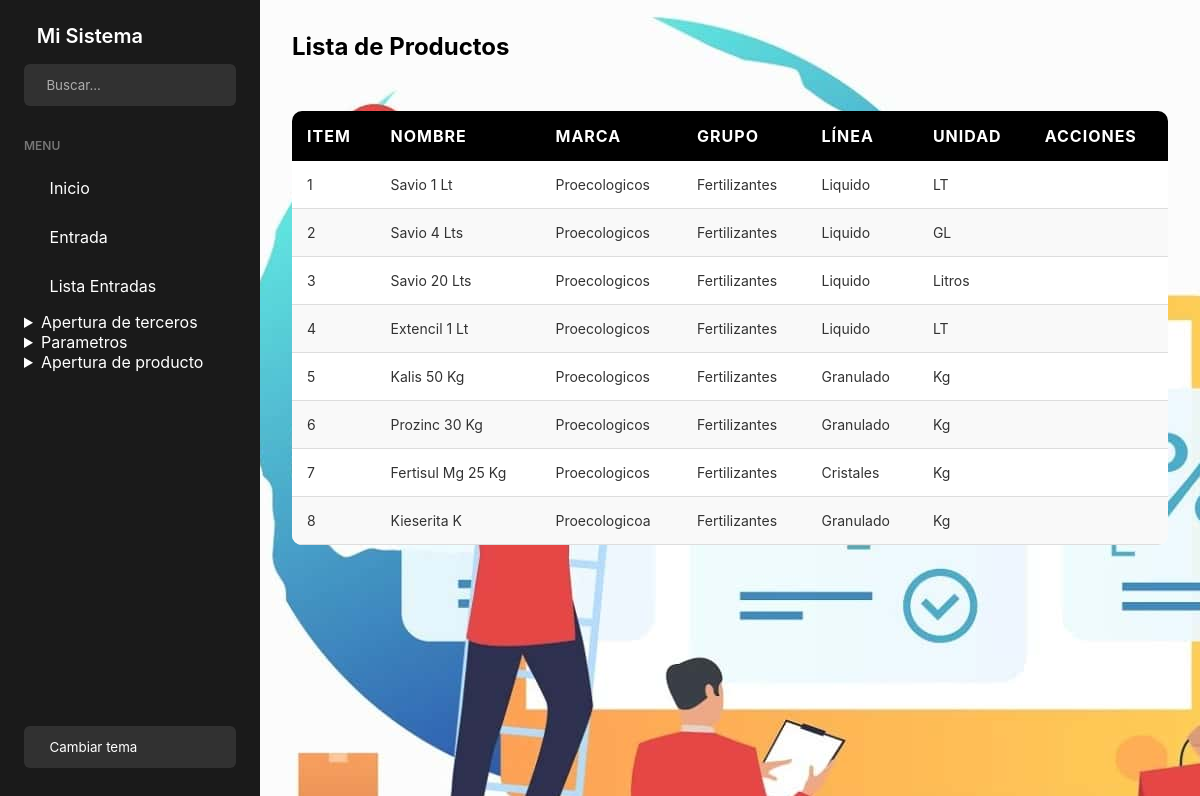
The page /listar_productos/ on the database its author committed.
### app/models.py (models this page shows, shortened)
class Producto(models.Model):
    id_producto = models.CharField(
        max_length=10,
        unique=True,
        default='',
        blank=True,
        primary_key=True
    )
    nombre_producto = models.CharField(max_length=100)
    marca = models.CharField(max_length=100, blank=True, null=True)
    grupo = models.CharField(max_length=100, blank=True, null=True)
    linea = models.CharField(max_length=100, blank=True, null=True)
    unidad = models.CharField(max_length=50, blank=True, null=True)

### app/views.py (the view)
# urls.py: path('listar_productos/', views.listar_productos, name='listar_productos'),
def listar_productos(request):
    productos = Producto.objects.all()
    parametros = ParametrosProducto.objects.all()
    return render(request, 'Productos/Listar_productos.html', {'productos': productos, 'parametros': parametros})

### app/Templates/Productos/listar_productos.html (shortened to what this page needs)
<!DOCTYPE html>
<html lang="es">
<head>
    {% extends 'Home/base.html' %}
    {% block content %}
</head>
<body>
    <h2>Lista de Productos</h2>
    <div class="table-container">
    <table>
        <thead>
            <tr>
                <th>Item</th>
                <th>Nombre</th>
                <th>Marca</th>
                <th>Grupo</th>
                <th>Línea</th>
                <th>Unidad</th>
                <th>Acciones</th>
            </tr>
        </thead>
        <tbody>
            {% for producto in productos %}
                <tr>
                    <td>{{ forloop.counter }}</td>
                    <td>{{ producto.nombre_producto }}</td>
                    <td>{{ producto.marca }}</td>
                    <td>{{ producto.grupo }}</td>
                    <td>{{ producto.linea }}</td>
                    <td>{{ producto.unidad }}</td>
                    <td>
                    </td>
                </tr>
            {% endfor %}
        </tbody>
    </table>
    </div>
    {% endblock %}

### app/static/css/base.css (style rules this page uses)
:root { --primary-color: #5dec6b; --sidebar-width: 260px; --sidebar-collapsed-width: 80px; --header-height: 60px; --sidebar-bg: #1a1a1a; --sidebar-color: #fff; --hover-bg: rgba(93, 236, 107, 0.1); }
* { margin: 0; padding: 0; box-sizing: border-box; font-family: 'Inter', sans-serif; }

### app/Templates/Productos/listar_productos.html (style rules this page uses)
.table-container { margin: 50px auto; max-width: 100%; overflow-x: auto; }
table { width: 100%; border-collapse: collapse; background-color: #ffffff; border-radius: 10px; overflow: hidden; }
thead tr { background-color: black; color: #ffffff; text-align: left; }
thead th { padding: 15px; font-size: 16px; text-transform: uppercase; letter-spacing: 1px; }
tbody tr { border-bottom: 1px solid #dddddd; }
tbody tr:nth-of-type(even) { background-color: #f9f9f9; }
tbody td { padding: 15px; font-size: 14px; color: #333333; }

### rows shown on the page
Producto: nombre_producto "Savio 1 Lt", marca "Proecologicos", grupo "Fertilizantes", linea "Liquido", unidad "LT"
Producto: nombre_producto "Savio 4 Lts", marca "Proecologicos", grupo "Fertilizantes", linea "Liquido", unidad "GL"
Producto: nombre_producto "Savio 20 Lts", marca "Proecologicos", grupo "Fertilizantes", linea "Liquido", unidad "Litros"
Producto: nombre_producto "Extencil 1 Lt", marca "Proecologicos", grupo "Fertilizantes", linea "Liquido", unidad "LT"
Producto: nombre_producto "Kalis 50 Kg", marca "Proecologicos", grupo "Fertilizantes", linea "Granulado", unidad "Kg"
Producto: nombre_producto "Prozinc 30 Kg", marca "Proecologicos", grupo "Fertilizantes", linea "Granulado", unidad "Kg"
Producto: nombre_producto "Fertisul Mg 25 Kg", marca "Proecologicos", grupo "Fertilizantes", linea "Cristales", unidad "Kg"
Producto: nombre_producto "Kieserita K", marca "Proecologicoa", grupo "Fertilizantes", linea "Granulado", unidad "Kg"
